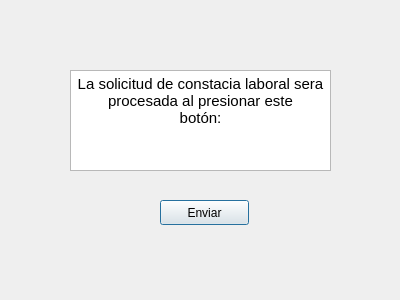
<?xml version="1.0" encoding="UTF-8"?>
<ui version="4.0">
 <class>work_proof</class>
 <widget class="QDialog" name="work_proof">
  <property name="geometry">
   <rect>
    <x>0</x>
    <y>0</y>
    <width>400</width>
    <height>300</height>
   </rect>
  </property>
  <property name="windowTitle">
   <string>Dialog</string>
  </property>
  <widget class="QTextBrowser" name="textBrowser_descripcion">
   <property name="geometry">
    <rect>
     <x>70</x>
     <y>70</y>
     <width>261</width>
     <height>101</height>
    </rect>
   </property>
   <property name="html">
    <string>&lt;!DOCTYPE HTML PUBLIC &quot;-//W3C//DTD HTML 4.0//EN&quot; &quot;http://www.w3.org/TR/REC-html40/strict.dtd&quot;&gt;
&lt;html&gt;&lt;head&gt;&lt;meta name=&quot;qrichtext&quot; content=&quot;1&quot; /&gt;&lt;meta charset=&quot;utf-8&quot; /&gt;&lt;style type=&quot;text/css&quot;&gt;
p, li { white-space: pre-wrap; }
hr { height: 1px; border-width: 0; }
&lt;/style&gt;&lt;/head&gt;&lt;body style=&quot; font-family:'Segoe UI'; font-size:9pt; font-weight:400; font-style:normal;&quot;&gt;
&lt;p align=&quot;center&quot; style=&quot; margin-top:0px; margin-bottom:0px; margin-left:0px; margin-right:0px; -qt-block-indent:0; text-indent:0px;&quot;&gt;&lt;span style=&quot; font-family:'Ubuntu'; font-size:11pt;&quot;&gt;La solicitud de constacia laboral sera&lt;br /&gt;procesada al presionar este&lt;br /&gt;botón:&lt;/span&gt;&lt;/p&gt;
&lt;p align=&quot;center&quot; style=&quot;-qt-paragraph-type:empty; margin-top:0px; margin-bottom:0px; margin-left:0px; margin-right:0px; -qt-block-indent:0; text-indent:0px; font-family:'Ubuntu'; font-size:11pt;&quot;&gt;&lt;br /&gt;&lt;/p&gt;&lt;/body&gt;&lt;/html&gt;</string>
   </property>
  </widget>
  <widget class="QPushButton" name="pushButton">
   <property name="geometry">
    <rect>
     <x>160</x>
     <y>200</y>
     <width>89</width>
     <height>25</height>
    </rect>
   </property>
   <property name="text">
    <string>Enviar</string>
   </property>
  </widget>
 </widget>
 <resources/>
 <connections/>
</ui>
